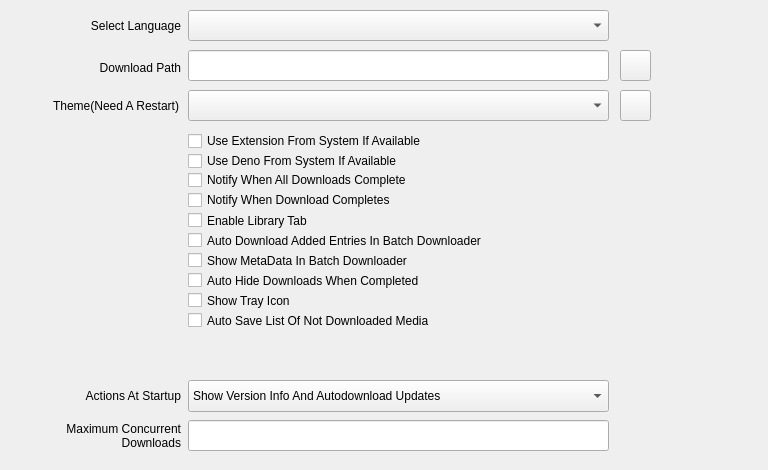
      <widget class="QWidget" name="tabWidgetConfigureGeneralOptions">
       <attribute name="title">
        <string>General Options</string>
       </attribute>
       <widget class="QLineEdit" name="lineEditConfigureDownloadPath">
        <property name="geometry">
         <rect>
          <x>188</x>
          <y>50</y>
          <width>421</width>
          <height>31</height>
         </rect>
        </property>
       </widget>
       <widget class="QPushButton" name="pbConfigureDownloadPath">
        <property name="geometry">
         <rect>
          <x>620</x>
          <y>50</y>
          <width>31</width>
          <height>31</height>
         </rect>
        </property>
        <property name="toolTip">
         <string>A Button To Open A Folder To Be Used As A Download Folder</string>
        </property>
        <property name="text">
         <string/>
        </property>
       </widget>
       <widget class="QLabel" name="labelConfigureLanguage">
        <property name="geometry">
         <rect>
          <x>10</x>
          <y>10</y>
          <width>171</width>
          <height>31</height>
         </rect>
        </property>
        <property name="text">
         <string>Select Language</string>
        </property>
        <property name="alignment">
         <set>Qt::AlignRight|Qt::AlignTrailing|Qt::AlignVCenter</set>
        </property>
        <property name="wordWrap">
         <bool>true</bool>
        </property>
       </widget>
       <widget class="QComboBox" name="cbConfigureLanguage">
        <property name="geometry">
         <rect>
          <x>188</x>
          <y>10</y>
          <width>421</width>
          <height>31</height>
         </rect>
        </property>
       </widget>
       <widget class="QLabel" name="labelConfigureDownloadPath">
        <property name="geometry">
         <rect>
          <x>10</x>
          <y>52</y>
          <width>171</width>
          <height>31</height>
         </rect>
        </property>
        <property name="text">
         <string>Download Path</string>
        </property>
        <property name="alignment">
         <set>Qt::AlignRight|Qt::AlignTrailing|Qt::AlignVCenter</set>
        </property>
        <property name="wordWrap">
         <bool>true</bool>
        </property>
       </widget>
       <widget class="QCheckBox" name="cbConfigureShowMetaDataInBatchDownloader">
        <property name="geometry">
         <rect>
          <x>188</x>
          <y>250</y>
          <width>571</width>
          <height>21</height>
         </rect>
        </property>
        <property name="text">
         <string>Show MetaData In Batch Downloader</string>
        </property>
       </widget>
       <widget class="QLineEdit" name="lineEditConfigureMaximuConcurrentDownloads">
        <property name="geometry">
         <rect>
          <x>188</x>
          <y>420</y>
          <width>421</width>
          <height>31</height>
         </rect>
        </property>
       </widget>
       <widget class="QLabel" name="labelMaximumConcurrentDownloads">
        <property name="geometry">
         <rect>
          <x>10</x>
          <y>410</y>
          <width>171</width>
          <height>51</height>
         </rect>
        </property>
        <property name="text">
         <string>Maximum Concurrent Downloads</string>
        </property>
        <property name="alignment">
         <set>Qt::AlignRight|Qt::AlignTrailing|Qt::AlignVCenter</set>
        </property>
        <property name="wordWrap">
         <bool>true</bool>
        </property>
       </widget>
       <widget class="QComboBox" name="comboBoxConfigureDarkTheme">
        <property name="geometry">
         <rect>
          <x>188</x>
          <y>90</y>
          <width>421</width>
          <height>31</height>
         </rect>
        </property>
       </widget>
       <widget class="QLabel" name="labelConfigureTheme">
        <property name="geometry">
         <rect>
          <x>8</x>
          <y>90</y>
          <width>171</width>
          <height>31</height>
         </rect>
        </property>
        <property name="text">
         <string>Theme(Need A Restart)</string>
        </property>
        <property name="alignment">
         <set>Qt::AlignRight|Qt::AlignTrailing|Qt::AlignVCenter</set>
        </property>
        <property name="wordWrap">
         <bool>true</bool>
        </property>
       </widget>
       <widget class="QPushButton" name="pbOpenThemeFolder">
        <property name="geometry">
         <rect>
          <x>620</x>
          <y>90</y>
          <width>31</width>
          <height>31</height>
         </rect>
        </property>
        <property name="toolTip">
         <string>A Button To Open A Folder Where Theme Config Files Are Stored</string>
        </property>
        <property name="text">
         <string/>
        </property>
       </widget>
       <widget class="QCheckBox" name="cbShowTrayIcon">
        <property name="geometry">
         <rect>
          <x>188</x>
          <y>290</y>
          <width>571</width>
          <height>21</height>
         </rect>
        </property>
        <property name="text">
         <string>Show Tray Icon</string>
        </property>
       </widget>
       <widget class="QCheckBox" name="cbAutoSaveNotDownloadedMedia">
        <property name="geometry">
         <rect>
          <x>188</x>
          <y>310</y>
          <width>571</width>
          <height>21</height>
         </rect>
        </property>
        <property name="text">
         <string>Auto Save List Of Not Downloaded Media</string>
        </property>
       </widget>
       <widget class="QCheckBox" name="cbAutoHideDownloadCompleted">
        <property name="geometry">
         <rect>
          <x>188</x>
          <y>270</y>
          <width>571</width>
          <height>21</height>
         </rect>
        </property>
        <property name="text">
         <string>Auto Hide Downloads When Completed</string>
        </property>
       </widget>
       <widget class="QComboBox" name="comboBoxActionsWhenStarting">
        <property name="geometry">
         <rect>
          <x>188</x>
          <y>380</y>
          <width>421</width>
          <height>32</height>
         </rect>
        </property>
        <item>
         <property name="text">
          <string>Show Version Info And Autodownload Updates</string>
         </property>
        </item>
        <item>
         <property name="text">
          <string>Show Version Info And Latest Version Info</string>
         </property>
        </item>
        <item>
         <property name="text">
          <string>Show Version Info Only</string>
         </property>
        </item>
        <item>
         <property name="text">
          <string>Do Nothing</string>
         </property>
        </item>
       </widget>
       <widget class="QLabel" name="labelActionsAtStartup">
        <property name="geometry">
         <rect>
          <x>10</x>
          <y>380</y>
          <width>171</width>
          <height>31</height>
         </rect>
        </property>
        <property name="text">
         <string>Actions At Startup</string>
        </property>
        <property name="alignment">
         <set>Qt::AlignRight|Qt::AlignTrailing|Qt::AlignVCenter</set>
        </property>
        <property name="wordWrap">
         <bool>true</bool>
        </property>
       </widget>
       <widget class="QCheckBox" name="cbconfigureAutoDownload">
        <property name="geometry">
         <rect>
          <x>188</x>
          <y>230</y>
          <width>571</width>
          <height>21</height>
         </rect>
        </property>
        <property name="text">
         <string>Auto Download Added Entries In Batch Downloader</string>
        </property>
       </widget>
       <widget class="QCheckBox" name="cbLibraryTabEnable">
        <property name="geometry">
         <rect>
          <x>188</x>
          <y>210</y>
          <width>571</width>
          <height>21</height>
         </rect>
        </property>
        <property name="text">
         <string>Enable Library Tab</string>
        </property>
       </widget>
       <widget class="QCheckBox" name="cbConfigureNotifyWhenDownloadComplete">
        <property name="geometry">
         <rect>
          <x>188</x>
          <y>190</y>
          <width>571</width>
          <height>20</height>
         </rect>
        </property>
        <property name="text">
         <string>Notify When Download Completes</string>
        </property>
       </widget>
       <widget class="QCheckBox" name="cbConfigureNotifyWhenAllDownloadCompltes">
        <property name="geometry">
         <rect>
          <x>188</x>
          <y>170</y>
          <width>571</width>
          <height>20</height>
         </rect>
        </property>
        <property name="sizePolicy">
         <sizepolicy hsizetype="Minimum" vsizetype="Fixed">
          <horstretch>0</horstretch>
          <verstretch>0</verstretch>
         </sizepolicy>
        </property>
        <property name="text">
         <string>Notify When All Downloads Complete</string>
        </property>
       </widget>
       <widget class="QCheckBox" name="cbConfigureUseSystemSupportingEngine">
        <property name="geometry">
         <rect>
          <x>188</x>
          <y>150</y>
          <width>571</width>
          <height>22</height>
         </rect>
        </property>
        <property name="text">
         <string>Use Deno From System If Available</string>
        </property>
       </widget>
       <widget class="QCheckBox" name="cbConfigureUseSystemEngine">
        <property name="geometry">
         <rect>
          <x>188</x>
          <y>130</y>
          <width>571</width>
          <height>22</height>
         </rect>
        </property>
        <property name="text">
         <string>Use Extension From System If Available</string>
        </property>
       </widget>
      </widget>
